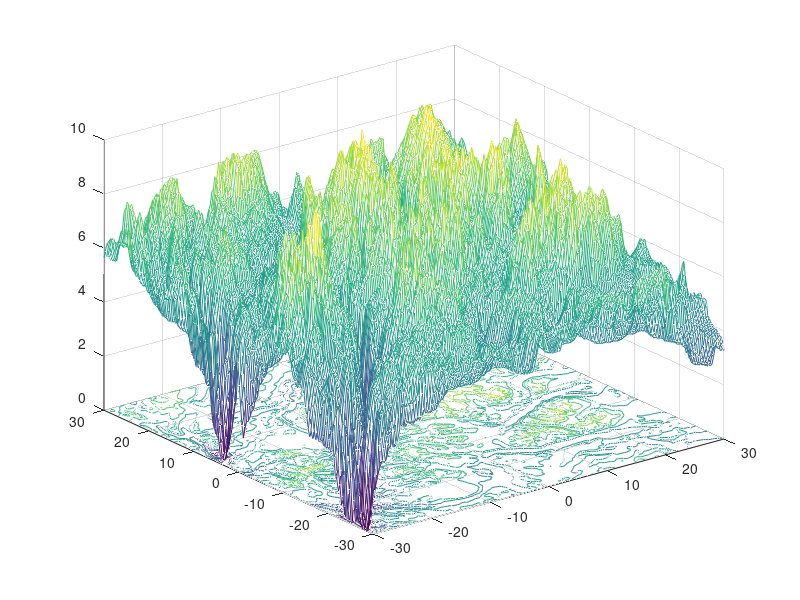

Recreate this plot in MATLAB.
file = fopen('text.txt','r');

inputData = dlmread('text.txt',',');
x = inputData(:,1);
y = inputData(:,2);
z = inputData(:,3);

%matX = vec2mat(vec, 200, paddingValue);
matX = reshape(x, 200, 200);
matY = reshape(y, 200, 200);
matZ = reshape(z, 200, 200);
%inputData

meshc(matX, matY, matZ);
%data = fscanf(file,'%g %g', x);
%data
%[ X, Y ] = meshgrid([ -2 : 0.1 : 2 ]);
%Z = X .* exp(- X .^ 2 - Y .^ 2);
%meshc(X, Y, Z);